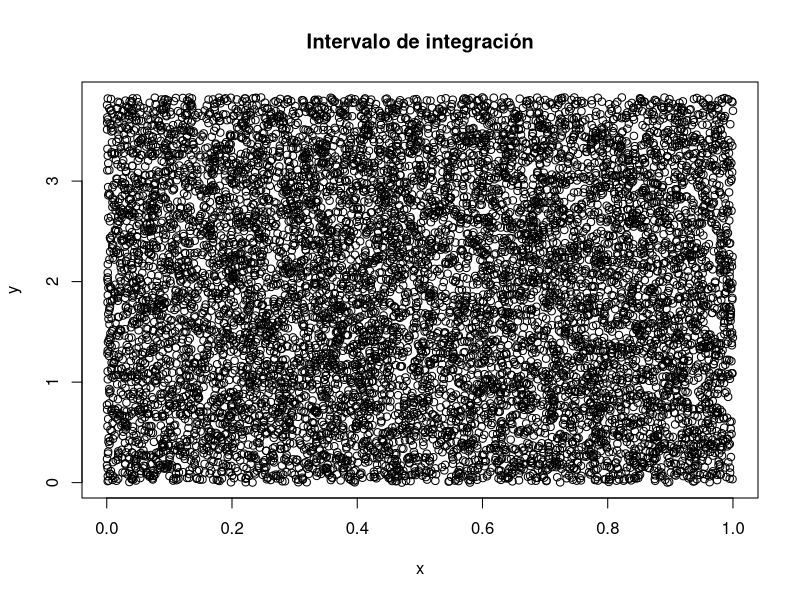
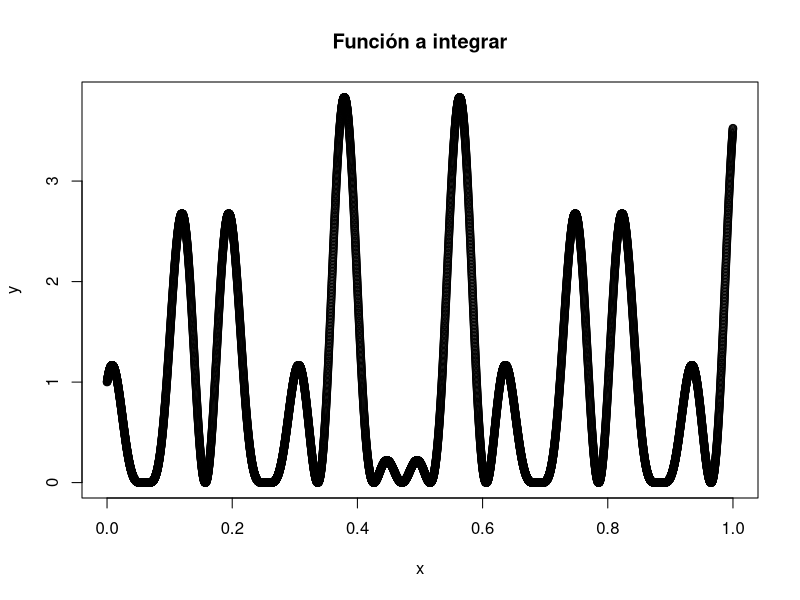
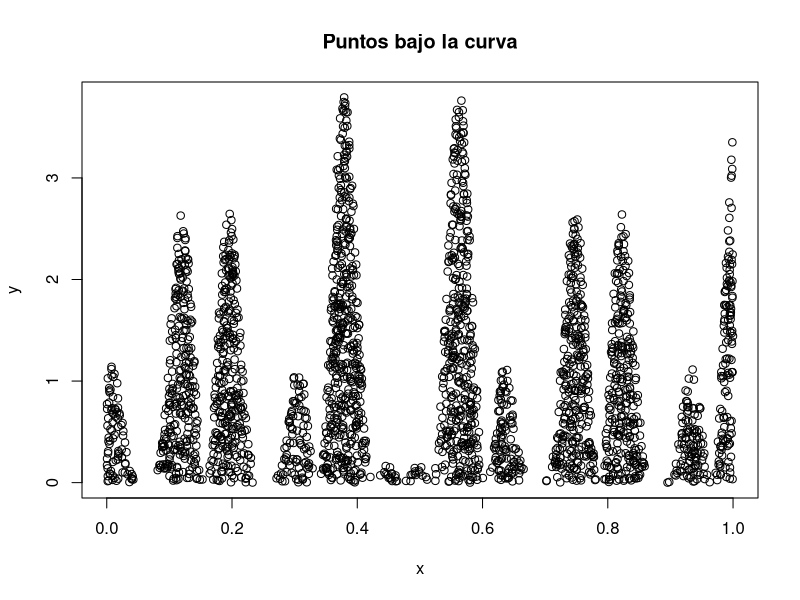
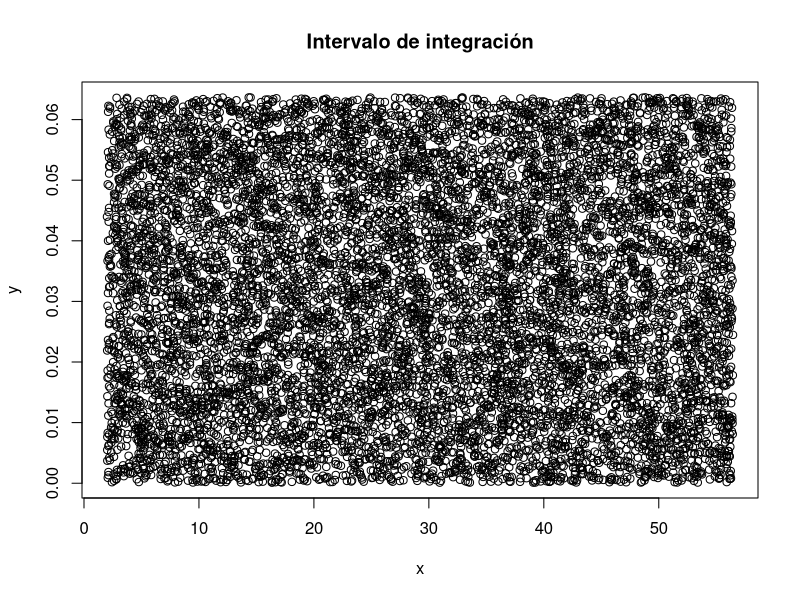
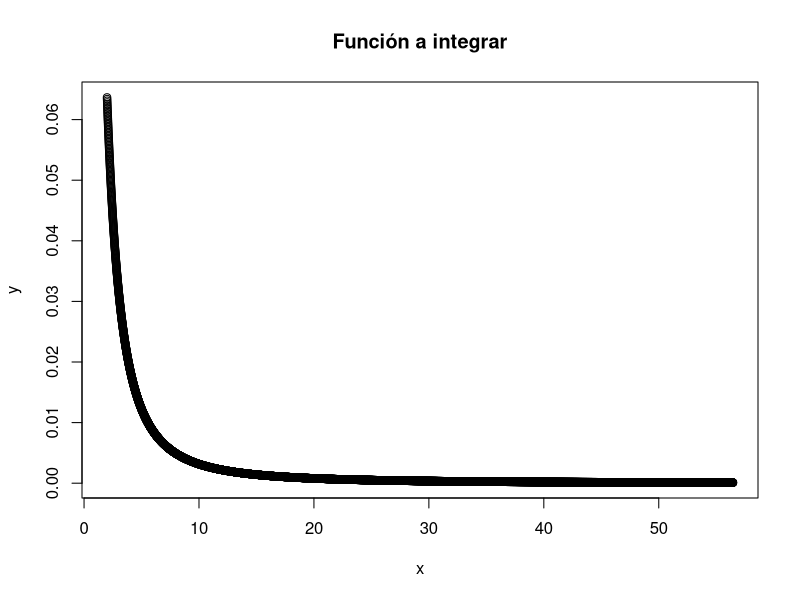
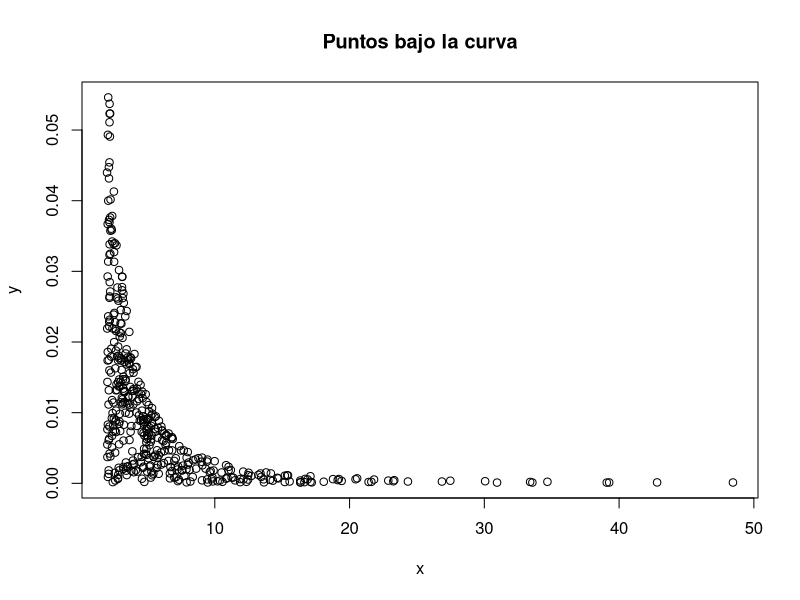

Generate these figures, in order, with R:
## ---- chunk 1
library('stats')
library('pracma')
## ---- chunk 2
integral_rechazo <- function(func, x_min, x_max)
  {
    #Número de puntos que se generarán aleatoriamente en cada eje del intervalo. Entre mayor sea este
    #número, mayor exactitud tendrá el valor de la integral pero se demorará más en calcularla.
    n_points <- 10000
   
        
    #Comprobación si el intervalo de integración es infinito.
    #En caso de que el intervalo sea infinito, se buscara un valor de x para el que y es lo suficientemente
    #pequeño para aproximar el intervalo de integración hasta ese punto. Se considerará un valor de y
    #suficientemente pequeño si es menor a 1/10000.
    if (x_max == "inf")
      {
        #Como el límite superior es el que tiende a infinito, se usa un intervalo desde cero hasta un x 
        #positivo lo suficientemente grande. Se calculan los valores de y en ese intervalo de prueba
      
        x_prueba <- linspace(0, 100, 1000)
        y <- func(x_prueba)
        
        #creación de vector con índices de y menores a 
         y_pequenos <- which(y<(1/10000))
         #selección de valor de x hasta el cual se va a ser la aproximación del intervalo
         #se usa el primer valor de la lista
         x_max <- x_prueba[y_pequenos[1]]
      }
  
    
    if (x_min == "inf")
      {
        #Como el límite inferior es el que tiende a infinito, se usa un intervalo desde cero hasta un x 
        #pequeño lo suficientemente grande. Se calculan los valores de y en ese intervalo de prueba
      
        x_prueba <- linspace(-100, 0, 1000)
        y <- func(x_prueba)
        #creación de vector con índices de y menores a 
        y_pequenos <- which(y<(1/10000))
        #selección de valor de x hasta el cual se va a ser la aproximación del intervalo
        #se usa el primer valor de la lista
        x_min <- x_prueba[y_pequenos[1]]
         
      }
    #se define un vector x con mil puntos en el intervalo de  integracion
    x <- linspace(x_min, x_max,  10000)   
     y <- func(x)
    
    
    #Se encuentra el maximo de y para definir el cuadro en el que se van a generar los puntos
    y_max <- max(y)
    y_min <- min(y)
    random_x <- runif(n_points, x_min, x_max)
    random_y <- runif(n_points, y_min, y_max)
    
    print("Llenado de intervalo de integracioón con puntos aleatorios")
    
    #Gráfica del intervalo de integración
    plot(random_x, random_y, main="Intervalo de integración", xlab="x", ylab="y", pch=1)
    
    print("Definicion de funcion a integrar")
    
    #Gráfica de función a integrar
    plot(x, y, main="Función a integrar", xlab="x", ylab="y", pch=1)
    
    #seleccion de puntos que estan abajo de la curva    
    diferencia <- func(random_x) - random_y
    abajo <- which(diferencia>0.0)
    
    #Gráfica de puntos que están bajo la curva
    print("La integral de una función puede pensarse como el área bajo la curva. Es por esto que se quiere calcular cuáles puntos del intervalo definido están bajo la curva.")
    
    plot(random_x[abajo], random_y[abajo], main = "Puntos bajo la curva", xlab="x", ylab="y", pch=1)
    
    #Cálculo de relacion de números de puntos total y número de puntos bajo la curva
    print("Finalmente, para calcular el área bajo la curva se hace primero el cálculo del aŕea total del intervalo y se multiplica por la relación del número de puntos bajo la curva y el número total de puntos.")
    
    intervalo_integral <- (y_max-y_min) * (x_max - x_min)
    valor_integral = intervalo_integral * (size(abajo)/(1.0*size(random_y)))  
    
    
    return (valor_integral)

  }
## ---- chunk 3
#se define la función que se quiere integrar
h <- function(x)
  {
   return((cos(50*x)+sin(20*x))^2)   
  }

#se usa la funcion previamente definida para calcular la integral
valor_integral <- integral_rechazo(h,0,1)
#calculo de la integral usando la funcion integrate

integral_integrate <- integrate(h, 0,1)
## ---- chunk 4
#Se imprimen lo valores en el documento html
print(paste0("El valor de la integral es ", valor_integral[2]))
print("El valor de la integral usando integrate")
print(integral_integrate)

## ---- chunk 5
#Creación de la función p
p <- function(x)
  {
    return (1/(pi*(1+x^2)))
  }

#uso de la función integral_rechazo con 
valor_integral <- integral_rechazo(p,2,"inf")

#calculo de la integral usando la funcion integrate
integral_integrate <- integrate(p, 2 , Inf)
## ---- chunk 6
#Se imprimen lo valores en el documento html
print(paste0("El valor de la integral es ", valor_integral[2]))
print("El valor de la integral usando integrate")
print(integral_integrate)

